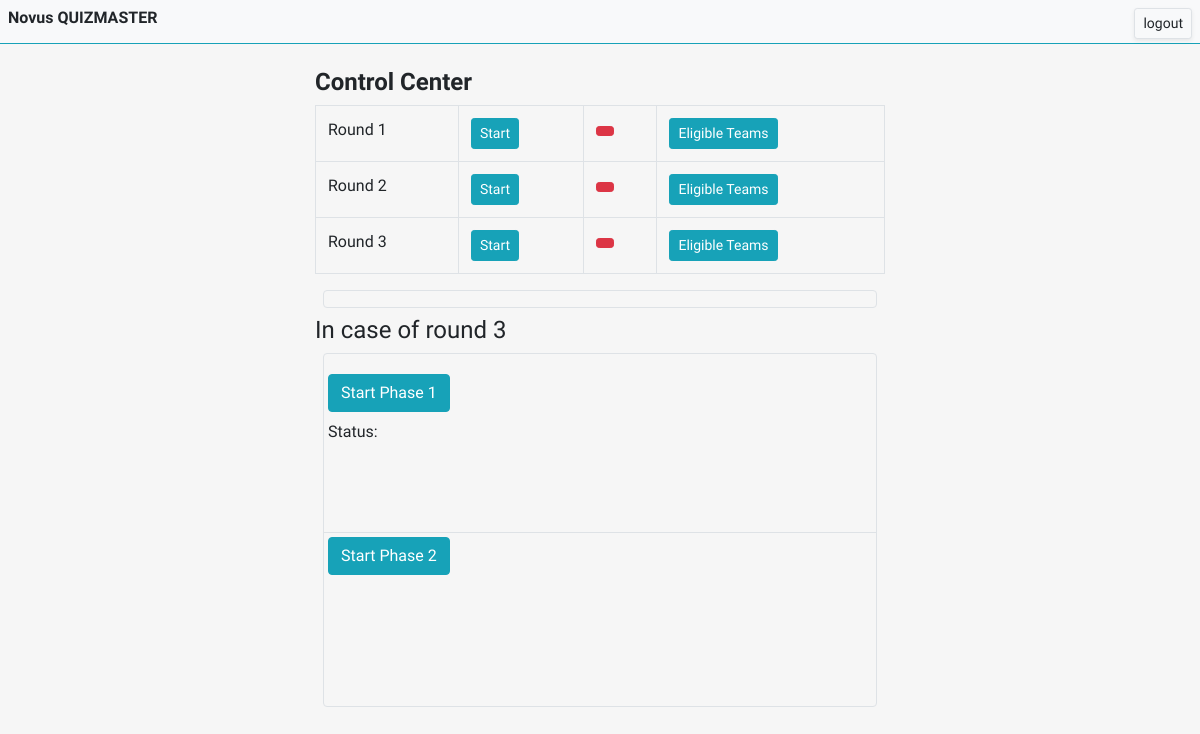
/qm (signed in), run on the app's committed database.
### quiz/models.py (models this page shows, shortened)
class Round(models.Model):
    round = models.IntegerField(default=0)
    eligible_teams = models.ManyToManyField(Team, blank=True)
    is_live = models.BooleanField(default=False)
    is_completed = models.BooleanField(default=False)
    name = models.CharField(max_length=100)
    poster = models.ImageField(upload_to='images/', blank=True)

### quizportal/views.py (the view)
# urls.py: path('qm', views.qm, name='qm'),
def qm(request):
    if request.user.is_superuser:
        rounds = Round.objects.all()
        teams = Team.objects.all()
        phase1 = Phase.objects.get(phase=1)
        phase2 = Phase.objects.get(phase=2)
        return render(request, 'qm.html', {'rounds':rounds, 'teams':teams, 'phase1':phase1, 'phase2':phase2})

### templates/qm.html (shortened to what this page needs)
{% load static %}
<!DOCTYPE html>
<html lang="en">
<head>
    {% block stylesheet %}
        <link rel="stylesheet" href="{% static 'css/bootstrap.css' %}">
        <link rel="stylesheet" href="{% static 'css/style.css' %}">
        <link rel="stylesheet" href="{% static 'css/bootstrap-grid.css' %}">
        <link rel="stylesheet" href="{% static 'css/bootstrap-reboot.css' %}">
    {% endblock stylesheet %}
</head>
<body class="" style="background-color: #f6f6f6">
{% block header %}
    <header class="p-2 bg-light border-bottom border-info mb-4">
        <a class="btn btn-light border btn-sm float-right shadow-sm ml-2" href="{% url 'team_logout' %}">logout</a>
        <h6 class="font-weight-bold">Novus QUIZMASTER</h6>
    </header>
{% endblock header %}
{% block content %}
    <div class="row justify-content-center m-0 p-0">
    <div class="col-12 col-md-6">
        <h4 class="font-weight-bold">Control Center</h4>
        <div id="c-box">
            <table class="table table-bordered">
        {% for r in rounds %}
    <tr>
        <td>Round {{ r.round }}</td>
        <td><button value="{{ r.pk }}" class="round_start btn btn-info btn-sm {% if r.is_completed or r.is_live %} disabled {% endif %}">{% if r.is_completed and not r.is_live %}Completed{% elif r.is_live %}Started{% else %}Start{% endif %}</button></td>
        <td><button value="{{ r.pk }}" class="round_stop btn btn-danger btn-sm">{% if r.is_live %}End{% endif %}</button></td>
        <td><button value="{{ r.pk }}" class="round_eligible_teams btn btn-info btn-sm">Eligible Teams</button></td>
    </tr>
        {% endfor %}
    </table>
    <h6 id="status" class="text-danger font-weight-bold m-2 p-2 rounded border">
    </h6>
    </div>
    <h4>In case of round 3</h4>
    <div class="m-2 p-0 py-2 border rounded">
        <div class=" m-1 " style="min-height: 150px">
            <button id="start_p1btn" class="btn btn-info my-2">Start Phase 1</button>
            <p>Status:</p>
        </div>
        <div class=" my-3 p-1 border-top" style="min-height: 150px">
            <button id="start_p2btn" class="btn btn-info">Start Phase 2</button>
        </div>
    </div>
    </div>
    </div>
{% endblock content %}
</body>
</html>

### quizportal/static/css/style.css (style rules this page uses)
body { background-color:#363868; }

### templates/qm.html (style rules this page uses)
* { font-family: "Lexend Deca"; }

### data on the page
Round: round "1", is_completed "Start"
Round: round "2", is_completed "Start"
Round: round "3", is_completed "Start"
